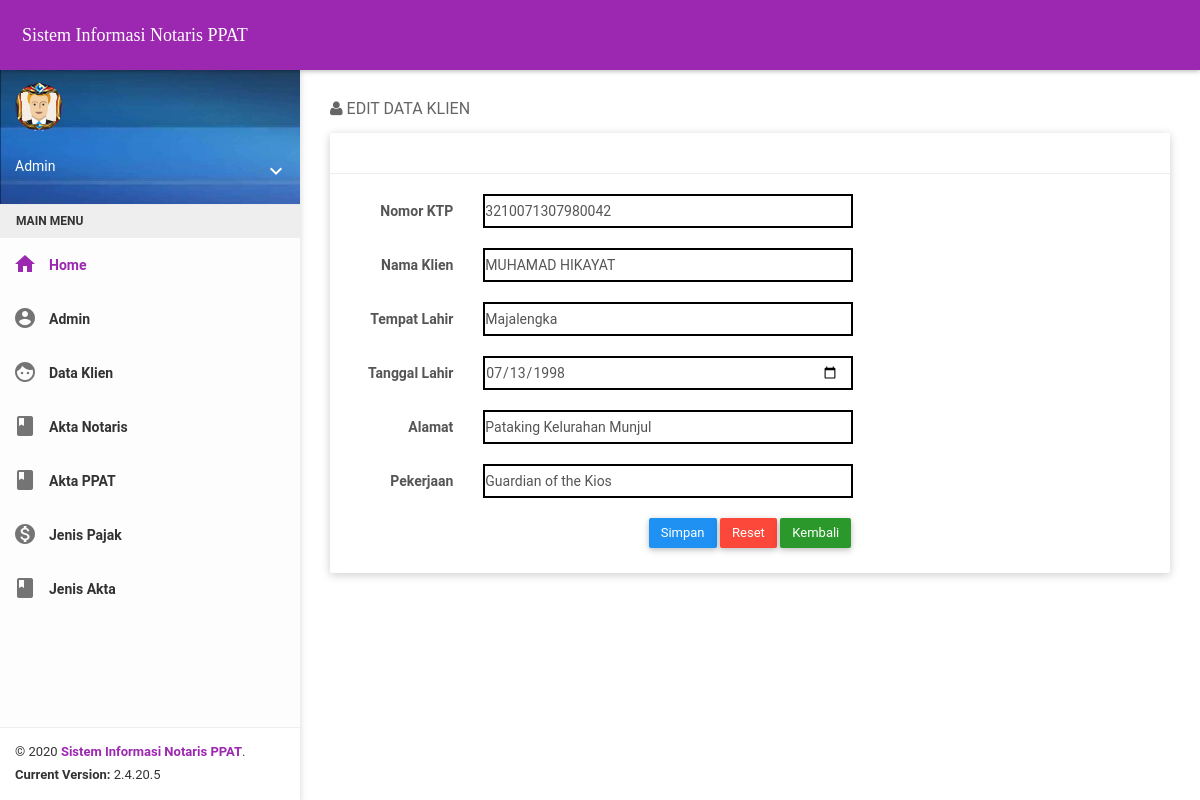
Page /Notaris2/index.php?pg=e_klien&pk=3210071307980042 (signed in) on the committed database.
### tables this page shows
CREATE TABLE `klien` (
  `no_ktp` varchar(20) NOT NULL,
  `nama_klien` varchar(30) DEFAULT NULL,
  `alamat_klien` varchar(30) DEFAULT NULL,
  `tempat_lahir` varchar(30) DEFAULT NULL,
  `tanggal_lahir` date DEFAULT NULL,
  `pekerjaan` varchar(40) DEFAULT NULL,
  `id_jenis_akta` varchar(5) NOT NULL
);

### Notaris2/_partials/e_klien.php (the view, shortened to what this page needs)
<div class="block-header">
	<h2><i class="icon icon-user"></i> EDIT DATA KLIEN</h2>
</div>
<div class="card">
	<div class="header">
		<?php
			if(isset($_GET['pk'])){
				$pk = $_GET['pk'];
				$q3=mysqli_query($koneksi,"select * from klien where no_ktp='".$pk."'");
				$t=mysqli_fetch_array($q3);
			}
		?>
	</div>
	<div class="body">
		<form action="" method="post" class="form-horizontal">
			<div class="form-group">
				<label class="control-label col-md-2">Nomor KTP</label>
				<div class="col-md-6">
					<input class="form-control" type="text" name="no_ktp" required="" value="<?= $t['no_ktp']?>" />
				</div>
			</div>
			<div class="form-group">
				<label class="control-label col-md-2">Nama Klien</label>
				<div class="col-md-6">
					<input class="form-control" type="text" name="nama" required="" value="<?= $t['nama_klien']?>" />
				</div>
			</div>
			<div class="form-group">
				<label class="control-label col-md-2">Tempat Lahir</label>
				<div class="col-md-6">
					<input class="form-control" type="text" name="temp" required="" value="<?= $t['tempat_lahir']?>" />
				</div>
			</div>
			<div class="form-group">
				<label class="control-label col-md-2">Tanggal Lahir</label>
				<div class="col-md-6">
					<input class="form-control" type="date" name="tgl" required="" value="<?= $t['tanggal_lahir']?>" />
				</div>
			</div>
			<div class="form-group">
				<label class="control-label col-md-2">Alamat</label>
				<div class="col-md-6">
					<input class="form-control" type="text" name="almt" required="" value="<?= $t['alamat_klien']?>"/>
				</div>
			</div>
			<div class="form-group">
				<label class="control-label col-md-2">Pekerjaan</label>
				<div class="col-md-6">
					<input class="form-control" type="text" name="pkr" required="" value="<?= $t['pekerjaan']?>"/>
				</div>
			</div>
			<div class="form-actions text-center" style="padding-bottom:5px;">
				<input type="submit" name="Input" class="btn btn-primary" value="Simpan">
				<input type="reset" class="btn btn-danger" value="Reset">
				<a href="?pg=t_klien" class="btn btn-success">Kembali</a>
			</div>
		</form>
	</div>
</div>

### rows in the picture
klien: no_ktp "3210071307980042", nama "MUHAMAD HIKAYAT", temp "Majalengka", tgl "07/13/1998", almt "Pataking Kelurahan Munjul", pkr "Guardian of the Kios"

### other values in the picture
$_SESSION['user'] "Admin"
